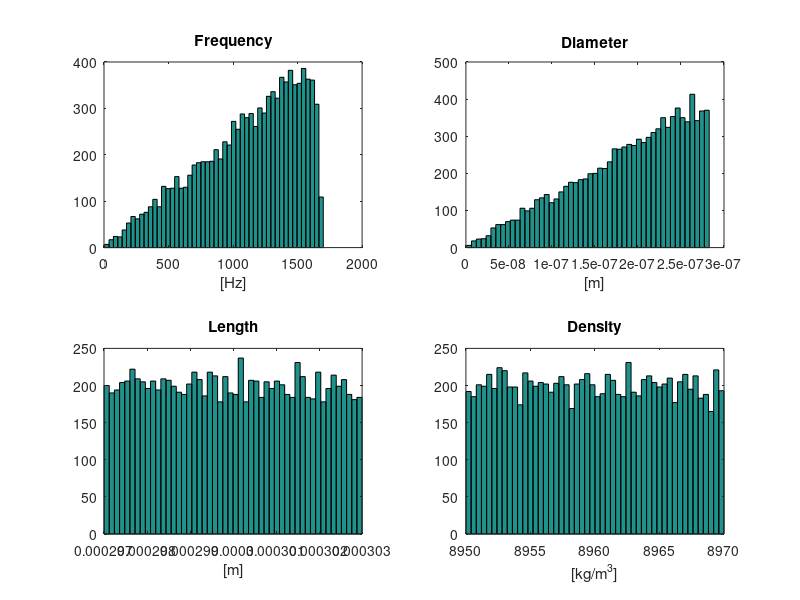
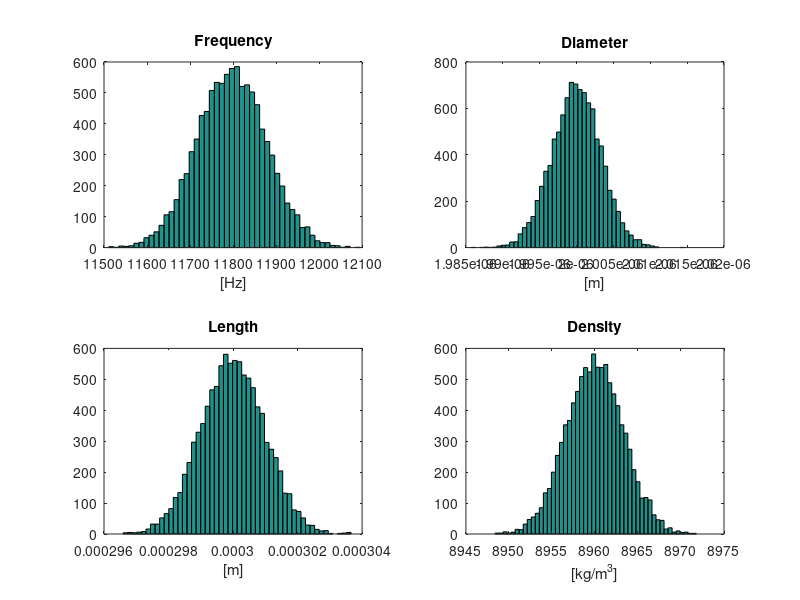

Write MATLAB code to recreate these figures, in order.
clear;clc;
%Part A
%Defining the variables:
rho = 8960; drho = 10; %density + uncertainty
D = 2e-6; dD = 0.01e-6; %diameter + uncertainty
L = 3e-4; dL = 0.03e-4; %length + uncertainty
E = 128.8e9; dE = 0; %Modulus + uncertainty
% Function + Partial derivativesnd 
f = (0.56/L^2)*sqrt((E*D^2)/(16*rho));
frho = -(7*D^2*E)/(400*L^2*rho^2*((D^2*E)/(16*rho))^(1/2)); %df/drho
fD = (7*D*E)/(200*L^2*rho*((D^2*E)/(16*rho))^(1/2)); %df/dD
fL = -(28*((D^2*E)/(16*rho))^(1/2))/(25*L^3); %df/dL
fE = (7*D^2)/(400*L^2*rho*((D^2*E)/(16*rho))^(1/2)); %df/dE
disp('Nominal value:');
disp(f);
%Worst Case Error
fwce = abs(frho)*drho + abs(fD)*dD + abs(fL)*dL + abs(fE)*dE;
disp('Worst Case Error:')
disp(fwce)
%Statistical Error
fstat = sqrt(frho^2*drho^2 + fD^2*dD^2 + fL^2*dL^2 + fE^2*dE^2);
disp('Statistical Error:')
disp(fstat)

%Part B:
%Uniform Distribution + Plotting
n = 1e4 ; %r sample-size
figure;
%Independent Variable Distribution: diameter
r2 = rand(n,1);
ud = sqrt(r2*((D+dD)^2-(D-dD)^2));
subplot(222)    
hist(ud,50);
xlabel('[m]')
title('Diameter')
%Independent Variable Distribution: length
r3 = rand(n,1);
ul = 2*dL*r3+(L-dL);
subplot(223)
hist(ul,50);
title('Length')
xlabel('[m]')
%Independent Variable Distribution: density
r4 = rand(n,1);
urho = 2*drho*r4+(rho-drho);
subplot(224)
hist(urho,50);
title('Density')
xlabel('[kg/m^3]')
%Dependent Variable Distribution: frequency
ufreq = (0.56*ul.^-2).*sqrt((E*ud.^2)./(16*urho));
subplot(221) 
hist(ufreq,50);
title('Frequency')
xlabel('[Hz]')

%Normal distribution
figure;
%Diameter
r2n = sqrt(2)*erfinv(2*r2-1); %Normally distributed random number array
nD = D + (dD/3)*r2n; %Normal dist. formula
subplot(222)
hist(nD,50);
title('Diameter')
xlabel('[m]')
%Length
r3n = sqrt(2)*erfinv(2*r3-1); %Normally distributed random number array
nL = L + (dL/3)*r3n; %Normal dist. formula
subplot(223)
hist(nL,50);
title('Length')
xlabel('[m]')
%Density
r4n = sqrt(2)*erfinv(2*r4-1); %Normally distributed random number array
nrho = rho + (drho/3)*r4n; %Normal dist. formula
subplot(224)
hist(nrho,50);
title('Density')
xlabel('[kg/m^3]')
%Dependent variable: Frequency
nfreq = (0.56*nL.^-2).*sqrt((E*nD.^2)./(16*nrho));
subplot(221)
hist(nfreq,50);
title('Frequency')
xlabel('[Hz]')